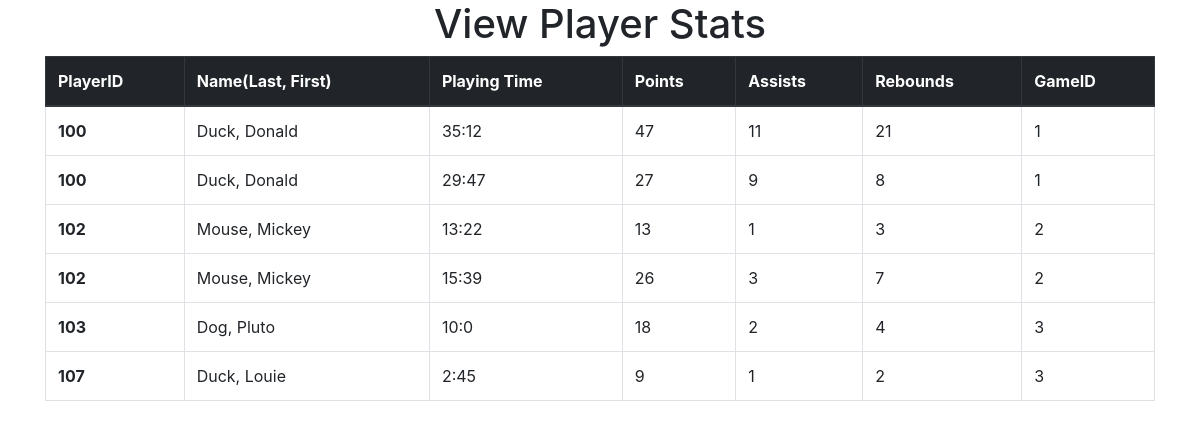
The app's page /viewstats.php (signed in) with its own data.
### tables this page shows
CREATE TABLE Statistics
(
  ID INT(10) UNSIGNED NOT NULL AUTO_INCREMENT PRIMARY KEY,
  PlayerId INT(10) UNSIGNED NOT NULL,
  PlayingTimeMin TINYINT(2) UNSIGNED DEFAULT 0,
  PlayingTimeSec TINYINT(2) UNSIGNED DEFAULT 0,
  Points TINYINT(3) UNSIGNED DEFAULT 0,
  Assists TINYINT(3) UNSIGNED DEFAULT 0,
  Rebounds TINYINT(3) UNSIGNED DEFAULT 0,
  GameId INT(10) UNSIGNED NOT NULL,

  CONSTRAINT GAMEPLAY FOREIGN KEY (GameId) REFERENCES GAME(GameID) ON UPDATE CASCADE ON DELETE CASCADE,
  CONSTRAINT FORPLAYER FOREIGN KEY (PlayerId) REFERENCES PLAYER(PlayerId) ON UPDATE CASCADE ON DELETE CASCADE,

  CHECK((PLAYINGTIMEMIN < 40 AND PLAYINGTIMESEC < 60) OR
        (PLAYINGTIMEMIN = 40 AND PLAYINGTIMESEC = 0 ))
);

CREATE TABLE PLAYER
(
  PlayerId INT(10) UNSIGNED NOT NULL AUTO_INCREMENT,
  Name_First VARCHAR(100),
  Name_Last VARCHAR(150) NOT NULL,
  Street VARCHAR(250),
  City VARCHAR(100),
  State VARCHAR(100),
  Country VARCHAR(100),
  ZipCode CHAR(10),
  PlayerTeamId INT(10) UNSIGNED NOT NULL,

  PRIMARY KEY (PlayerId),

  FOREIGN KEY (PlayerTeamId) REFERENCES TEAM(TeamID) ON UPDATE CASCADE ON DELETE CASCADE,

  CHECK (ZipCode REGEXP '(?!0{5})(?!9{5})\\d{5}(-(?!0{4})(?!9{4})\\d{4})?'),
  INDEX(Name_Last),
  INDEX(Name_First, Name_Last)
);

### PlayerStatistic.php (called while the page is built, shortened)
<?php
class PlayerStatistic
{
   private $name         = array('FIRST'=>"", 'LAST'=>null);
   private $playingTime  = array('MINS' =>0,  'SECS'=>0);
   private $pointsScored = 0;
   private $assists      = 0;
   private $rebounds     = 0;
   private $gameid = 0;
   function name()
   {
     if( func_num_args() == 0 )
     {
       if( empty($this->name['FIRST']) ) return $this->name['LAST'];
       else                              return $this->name['LAST'].', '.$this->name['FIRST'];
     }
     else if( func_num_args() == 1 )
     {
       $value = func_get_arg(0);
       if( is_string($value) )
       {
         $value = explode(',', $value);
         if ( count($value) >= 2 ) $this->name['FIRST'] = htmlspecialchars(trim($value[1]));
         else                      $this->name['FIRST'] = '';
         $this->name['LAST']  = htmlspecialchars(trim($value[0]));
       }
       else if( is_array ($value) )
       {
         if ( count($value) >= 2 ) $this->name['LAST'] = htmlspecialchars(trim($value[1]));
         else                      $this->name['LAST'] = '';
         $this->name['FIRST']  = htmlspecialchars(trim($value[0]));
       }
     }
     else if( func_num_args() == 2 )
     {
         $this->name['FIRST'] = htmlspecialchars(trim(func_get_arg(0)));
         $this->name['LAST']  = htmlspecialchars(trim(func_get_arg(1)));
     }
     return $this;
   }
   function gameid()
      {
        if( func_num_args() == 0 )
        {
          return $this->gameid;
        }
        else if( func_num_args() == 1 )
        {
          $this->gameid = (int)func_get_arg(0);
        }
        return $this;
      }
   function playingTime()
   {
     if( func_num_args() == 0 )
     {
       return $this->playingTime['MINS'].':'.$this->playingTime['SECS'];
     }
     else if( func_num_args() == 1 )
     {
       $value = func_get_arg(0);
       if( is_array ($value) )
       {
         if ( count($value) >= 2 ) $this->playingTime['SECS'] = (int)$value[1];
         else                      $this->playingTime['SECS'] = 0;
         $this->playingTime['MINS'] = (int)$value[0];
       }
     }
     else if( func_num_args() == 2 )
     {
       $this->playingTime['MINS'] = (int)func_get_arg(0);
       $this->playingTime['SECS'] = (int)func_get_arg(1);
     }
     return $this;
   }
   function pointsScored()
   {
     if( func_num_args() == 0 )
     {
       return $this->pointsScored;
     }
     else if( func_num_args() == 1 )
     {
       $this->pointsScored = (int)func_get_arg(0);
     }
     return $this;
   }
   function assists()
   {
     if( func_num_args() == 0 )
     {
       return $this->assists;
     }
     else if( func_num_args() == 1 )
     {
       $this->assists = (int)func_get_arg(0);
     }
     return $this;
   }
   function rebounds()
   {
     if( func_num_args() == 0 )
     {
       return $this->rebounds;
     }
     else if( func_num_args() == 1 )
     {
       $this->rebounds = (int)func_get_arg(0);
     }
     return $this;
   }
}
?>

### viewstats.php (the view, shortened to what this page needs)
<?php
  require_once('PlayerStatistic.php');
  $mysqli = new mysqli(DATA_BASE_HOST, USER_NAME, USER_PASSWORD, DATA_BASE_NAME);
  $query = "SELECT P.PlayerId, P.Name_First, P.Name_Last, S.PlayingTimeMin, S.PlayingTimeSec, S.Points, S.Assists, S.Rebounds, S.GameId
    FROM Statistics S
    JOIN PLAYER P WHERE P.PlayerId = S.PlayerId
    ORDER BY S.GameId;";
    if ($stmt = $mysqli->prepare($query)) {
      $stmt->execute();
      $stmt->store_result();
      $stmt->bind_result(
        $PlayerId,
        $Name_First,
        $Name_Last,
        $PlayingTimeMin,
        $PlayingTimeSec,
        $Points,
        $Assists,
        $Rebounds,
        $gameid
      );
    }
?>
<!DOCTYPE html>
<html lang="en" dir="ltr">
  <head>
    <link rel="stylesheet" href="../css/theme.css" type="text/css"> </head>
    <link rel="stylesheet" href="https://maxcdn.bootstrapcdn.com/bootstrap/4.0.0/css/bootstrap.min.css">
  </head>
  <body>
        <div class="container">
          <h1 align="center">View Player Stats</h1>
          <table class="table table-bordered table-hover">
            <thead class="thead-dark">
              <tr class="info">
                <th scope="col">PlayerID</th>
                <th scope="col">Name(Last, First)</th>
                <th scope="col">Playing Time</th>
                <th scope="col">Points</th>
                <th scope="col">Assists</th>
                <th scope="col">Rebounds</th>
                <th scope="col">GameID</th>
              </tr>
            </thead>
            <?php
              $stmt->data_seek(0);
              while($stmt->fetch()){
                $stat = new PlayerStatistic([$Name_First, $Name_Last],[$PlayingTimeMin, $PlayingTimeSec], $Points, $Assists, $Rebounds, $gameid);
                echo "<tr>\n";
                echo "<th scope=\"row\">".$PlayerId."</th>\n";
                echo "<td>".$stat->name()."</td>\n";
                echo "<td>".$stat->playingTime()."</td>\n";
                echo "<td>".$stat->pointsScored()."</td>\n";
                echo "<td>".$stat->assists()."</td>\n";
                echo "<td>".$stat->rebounds()."</td>\n";
                echo "<td>".$stat->gameid()."</td>\n";
                echo "</tr>";
              }
            ?>
          </table>
        </body>
  </body>
</html>

### records on screen
statistics: PlayerId.PlayerId "100", PlayerId.Name_First "Duck, Donald", playingTime "35:12", Points "47", Assists "11", Rebounds "21", GameId "1"
statistics: PlayerId.PlayerId "100", name "Duck, Donald", playingTime "29:47", Points "27", Assists "9", Rebounds "8", GameId "1"
statistics: PlayerId.PlayerId "102", PlayerId.Name_First "Mouse, Mickey", playingTime "13:22", Points "13", Assists "1", Rebounds "3", GameId "2"
statistics: PlayerId.PlayerId "102", name "Mouse, Mickey", playingTime "15:39", Points "26", Assists "3", Rebounds "7", GameId "2"
statistics: PlayerId.PlayerId "103", PlayerId.Name_First "Dog, Pluto", playingTime "10:0", Points "18", Assists "2", Rebounds "4", GameId "3"
statistics: PlayerId.PlayerId "107", PlayerId.Name_First "Duck, Louie", playingTime "2:45", Points "9", Assists "1", Rebounds "2", GameId "3"
